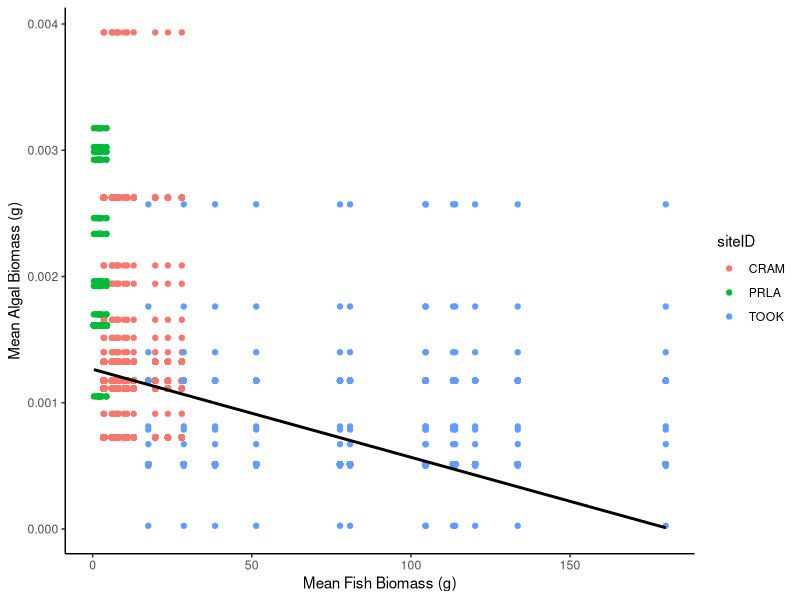
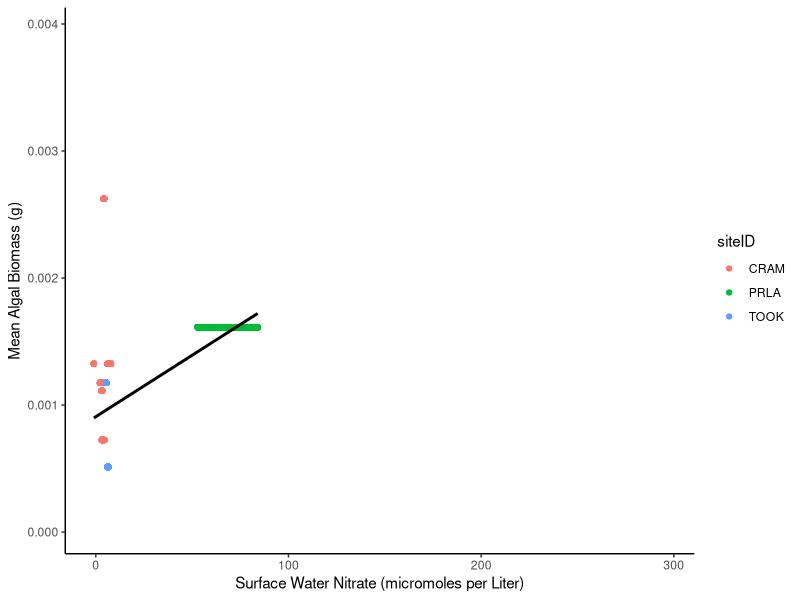
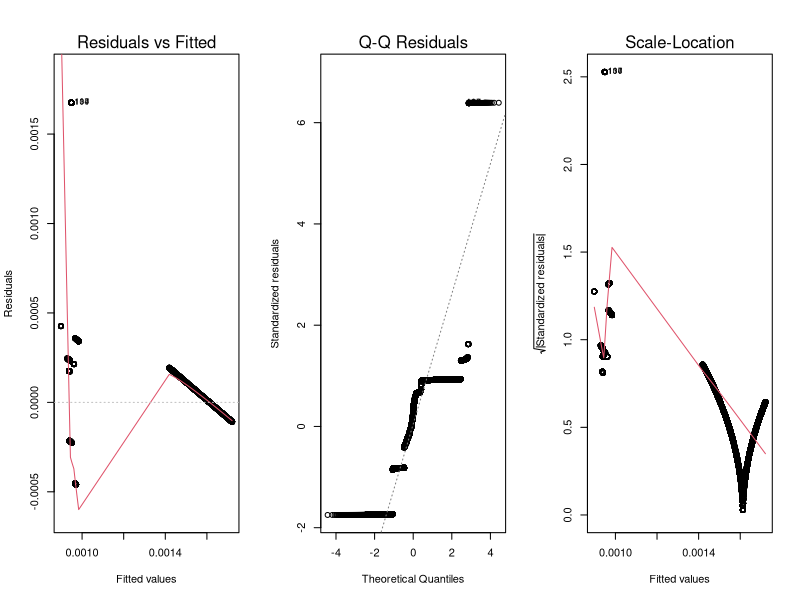
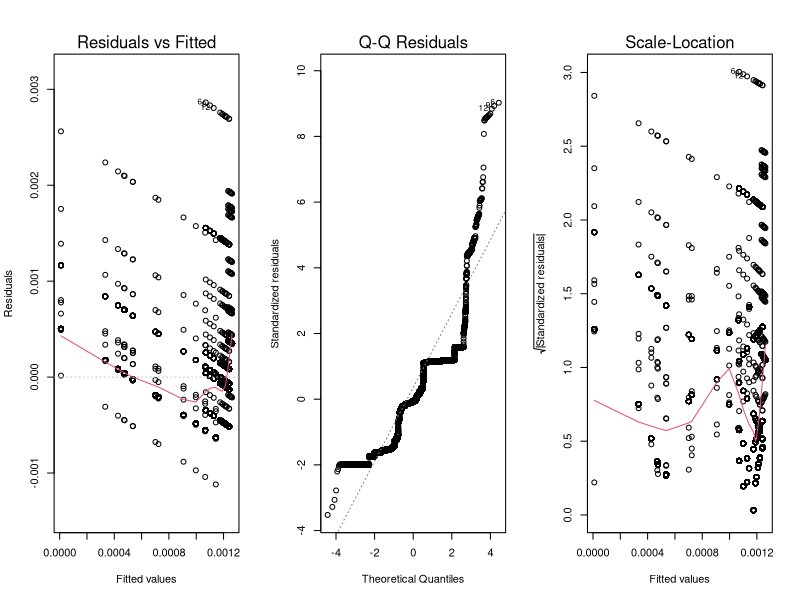
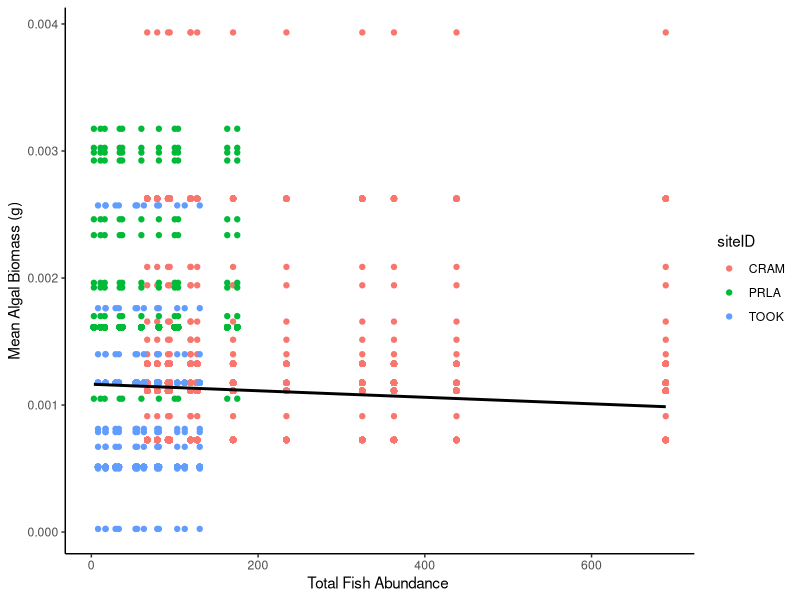

These charts were generated, in order, by the following R code:
## ---- chunk 1
library(here)
library(tidyverse)
## ---- chunk 2
# Step 1: Read the CSV files into separate data frames
df1 <- read_csv(here("data", "processed", "alg_biomass_means.csv"))
df2 <- read_csv(here("data", "processed", "final_fish_count_means.csv"))
df3 <- read_csv(here("data", "processed", "waterqual_means.csv"))
df4 <- read_csv(here("data", "processed", "SW_Nitrate_means.csv"))
df5 <- read_csv(here("data", "processed", "nutrient_data_means.csv"))
## ---- chunk 3
# Step 2: Combine the data frames into one
merged_data_all <- full_join(df1, df2) %>% 
  full_join(., df3) %>% 
  full_join(., df4) %>% 
  full_join(., df5)

# Check the first few rows of the merged data frame
head(merged_data_all)

# Step 3: Write the merged data frame into a new CSV file
write_csv(merged_data_all, here("data", "processed", "merged_data.csv"))

## ---- chunk 4

linear_model1 <- lm(mean_adjAshFreeDryMass~mean_SWN, data = merged_data_all)
summary(linear_model1)
## ---- chunk 5
linear_model2 <- lm(mean_adjAshFreeDryMass~mean_weight, data = merged_data_all)
summary(linear_model2)
## ---- chunk 6
#ggplot(data = merged_data_all,
#       aes(x = mean_weight, 
#           y = mean_adjAshFreeDryMass,
#           col = siteID)) +
#  labs(x= "Mean Fish Biomass (g)",
#       y = "Mean Algal Biomass (g)")+
#  geom_point() +
#  theme_classic() +
#  geom_smooth(method = "lm")+
#  facet_wrap(.~siteID, scales = "free")

ggplot(data = merged_data_all,
       aes(x = mean_weight, 
           y = mean_adjAshFreeDryMass)) +
  labs(x= "Mean Fish Biomass (g)",
       y = "Mean Algal Biomass (g)")+
  geom_point(aes(col = siteID)) +
  theme_classic() +
  geom_smooth(method = "lm", col = "black")

#ggplot(data = merged_data_all,
#       aes(x = mean_weight, 
#           y = mean_adjAshFreeDryMass)) +
 # labs(x= "Mean Fish Biomass (g)",
 #      y = "Mean Algal Biomass (g)")+
 # geom_point() +
 # theme_classic() +
 # geom_smooth(method = "lm")
## ---- chunk 7
#ggplot(data = merged_data_all,
      # aes(x = mean_SWN, 
      #     y = mean_adjAshFreeDryMass, 
       #    col = siteID)) +
  #labs(x= "Surface Water Nitrate (micromoles per Liter)", 
  #     y = "Mean Algal Biomass (g)")+
#  geom_point() +
#  theme_classic() +
#  geom_smooth(method = "lm") +
#  facet_wrap(.~siteID, scales = "free")

ggplot(data = merged_data_all,
       aes(x = mean_SWN, 
           y = mean_adjAshFreeDryMass)) +
  labs(x= "Surface Water Nitrate (micromoles per Liter)", 
       y = "Mean Algal Biomass (g)")+
  geom_point(aes(col = siteID)) +
  theme_classic() +
  geom_smooth(method = "lm", col = "black")

#ggplot(data = merged_data_all,
#       aes(x = mean_SWN, 
#           y = mean_adjAshFreeDryMass)) +
#  labs(x= "Surface Water Nitrate (micromoles per Liter)", 
#       y = "Mean Algal Biomass (g)")+
#  geom_point() +
#  theme_classic() +
#  geom_smooth(method = "lm")

## ---- chunk 8
par(mfrow = c(1, 3))
plot(linear_model1, which = c (1:3))
## ---- chunk 9
par(mfrow = c(1, 3))
plot(linear_model2, which = c (1:3))
## ---- chunk 10
linear_model1 <- lm(total_individuals ~ mean_adjAshFreeDryMass, data = merged_data_all)
summary(linear_model1)
## ---- chunk 11
#ggplot(data = merged_data_all,
#       aes(x = total_individuals, 
 #          y = mean_adjAshFreeDryMass, 
 #          col = siteID)) +
#  labs(x= "Total Fish Abundance ",
#       y = "Mean Algal Biomass (g)")+
#  geom_point() +
#  theme_classic() +
 # geom_smooth(method = "lm") +
#  facet_wrap(.~siteID, scales = "free")

ggplot(data = merged_data_all,
       aes(x = total_individuals, 
           y = mean_adjAshFreeDryMass)) +
  labs(x= "Total Fish Abundance ",
       y = "Mean Algal Biomass (g)")+
  geom_point(aes(col = siteID)) +
  theme_classic() +
  geom_smooth(method = "lm", col = "black") 

#ggplot(data = merged_data_all,
 #      aes(x = total_individuals, 
 #          y = mean_adjAshFreeDryMass)) +
 # labs(x= "Total Fish Abundance ",
 #      y = "Mean Algal Biomass (g)")+
 # geom_point() +
 # theme_classic() +
 # geom_smooth(method = "lm") 
